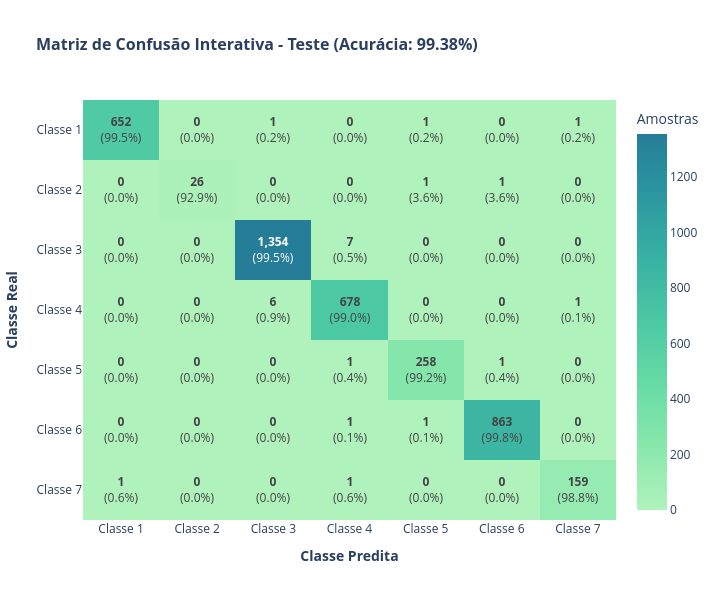

The code cell stored with this chart in its notebook:
### Markdown cell above
## 🧩 Etapa 8: Matriz de Confusão Interativa (Plotly)

Apresentamos a Matriz de Confusão em um Heatmap interativo dinâmico com **Plotly**, combinando em cada célula a contagem absoluta de amostras e a sensibilidade normalizada por linha (Recall).

### Code cell
# Cálculo das Matrizes de Confusão (Absoluta e Normalizada)
cm_absoluta = confusion_matrix(y_teste, y_pred)
cm_normalizada = confusion_matrix(y_teste, y_pred, normalize="true") * 100

# =====================================================================
# MATRIZ DE CONFUSÃO INTERATIVA EM PLOTLY
# =====================================================================
# Matriz de texto com informações combinadas (contagem + percentual)
text_matriz = [
    [f"<b>{cm_absoluta[i][j]:,}</b><br>({cm_normalizada[i][j]:.1f}%)" for j in range(7)]
    for i in range(7)
]

fig_cm_plotly = go.Figure(
    data=go.Heatmap(
        z=cm_absoluta,
        x=nomes_classes_originais,
        y=nomes_classes_originais,
        text=text_matriz,
        texttemplate="%{text}",
        textfont={"size": 12},
        colorscale="Tealgrn",
        colorbar={"title": "Amostras"},
        hoverongaps=False,
    )
)

fig_cm_plotly.update_layout(
    title={
        "text": f"<b>Matriz de Confusão Interativa - Teste (Acurácia: {acuracia_teste * 100:.2f}%)</b>",
        "font": {"size": 16},
    },
    xaxis={"title": "<b>Classe Predita</b>", "side": "bottom"},
    yaxis={"title": "<b>Classe Real</b>", "autorange": "reversed"},
    width=720,
    height=600,
    template="plotly_white",
)

fig_cm_plotly.show()

### Figure 1 — Plotly figure (JSON) as saved in the notebook; plotly's stock layout.template omitted (floating-point values rounded to 4 significant figures)
{"data": [{"colorbar": {"title": {"text": "Amostras"}}, "colorscale": [[0, "rgb(176, 242, 188)"], [0.1667, "rgb(137, 232, 172)"], [0.3333, "rgb(103, 219, 165)"], [0.5, "rgb(76, 200, 163)"], [0.6667, "rgb(56, 178, 163)"], [0.8333, "rgb(44, 152, 160)"], [1, "rgb(37, 125, 152)"]], "hoverongaps": false, "text": [["<b>652</b><br>(99.5%)", "<b>0</b><br>(0.0%)", "<b>1</b><br>(0.2%)", "<b>0</b><br>(0.0%)", "<b>1</b><br>(0.2%)", "<b>0</b><br>(0.0%)", "<b>1</b><br>(0.2%)"], ["<b>0</b><br>(0.0%)", "<b>26</b><br>(92.9%)", "<b>0</b><br>(0.0%)", "<b>0</b><br>(0.0%)", "<b>1</b><br>(3.6%)", "<b>1</b><br>(3.6%)", "<b>0</b><br>(0.0%)"], ["<b>0</b><br>(0.0%)", "<b>0</b><br>(0.0%)", "<b>1,354</b><br>(99.5%)", "<b>7</b><br>(0.5%)", "<b>0</b><br>(0.0%)", "<b>0</b><br>(0.0%)", "<b>0</b><br>(0.0%)"], ["<b>0</b><br>(0.0%)", "<b>0</b><br>(0.0%)", "<b>6</b><br>(0.9%)", "<b>678</b><br>(99.0%)", "<b>0</b><br>(0.0%)", "<b>0</b><br>(0.0%)", "<b>1</b><br>(0.1%)"], ["<b>0</b><br>(0.0%)", "<b>0</b><br>(0.0%)", "<b>0</b><br>(0.0%)", "<b>1</b><br>(0.4%)", "<b>258</b><br>(99.2%)", "<b>1</b><br>(0.4%)", "<b>0</b><br>(0.0%)"], ["<b>0</b><br>(0.0%)", "<b>0</b><br>(0.0%)", "<b>0</b><br>(0.0%)", "<b>1</b><br>(0.1%)", "<b>1</b><br>(0.1%)", "<b>863</b><br>(99.8%)", "<b>0</b><br>(0.0%)"], ["<b>1</b><br>(0.6%)", "<b>0</b><br>(0.0%)", "<b>0</b><br>(0.0%)", "<b>1</b><br>(0.6%)", "<b>0</b><br>(0.0%)", "<b>0</b><br>(0.0%)", "<b>159</b><br>(98.8%)"]], "textfont": {"size": 12}, "texttemplate": "%{text}", "type": "heatmap", "x": ["Classe 1", "Classe 2", "Classe 3", "Classe 4", "Classe 5", "Classe 6", "Classe 7"], "y": ["Classe 1", "Classe 2", "Classe 3", "Classe 4", "Classe 5", "Classe 6", "Classe 7"], "z": [[652, 0, 1, 0, 1, 0, 1], [0, 26, 0, 0, 1, 1, 0], [0, 0, 1354, 7, 0, 0, 0], [0, 0, 6, 678, 0, 0, 1], [0, 0, 0, 1, 258, 1, 0], [0, 0, 0, 1, 1, 863, 0], [1, 0, 0, 1, 0, 0, 159]]}], "layout": {"height": 600, "title": {"font": {"size": 16}, "text": "<b>Matriz de Confusão Interativa - Teste (Acurácia: 99.38%)</b>"}, "width": 720, "xaxis": {"side": "bottom", "title": {"text": "<b>Classe Predita</b>"}}, "yaxis": {"autorange": "reversed", "title": {"text": "<b>Classe Real</b>"}}}}
